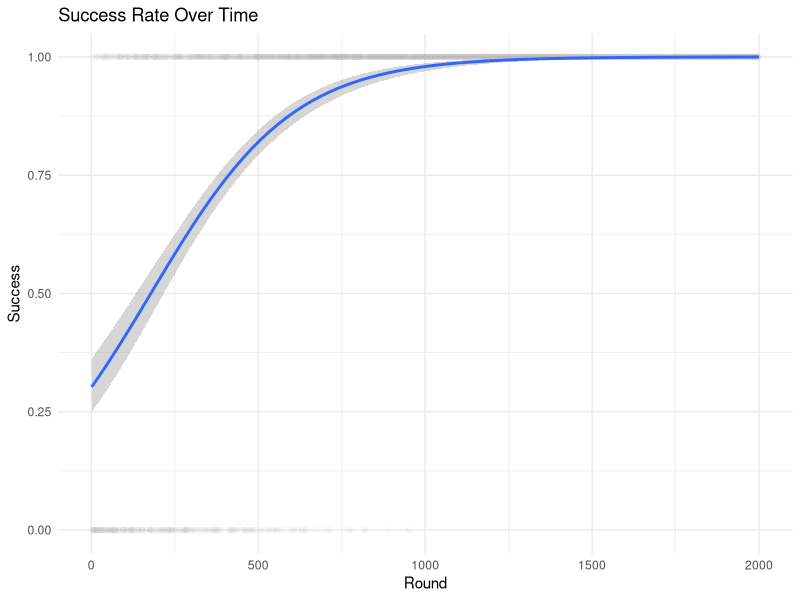
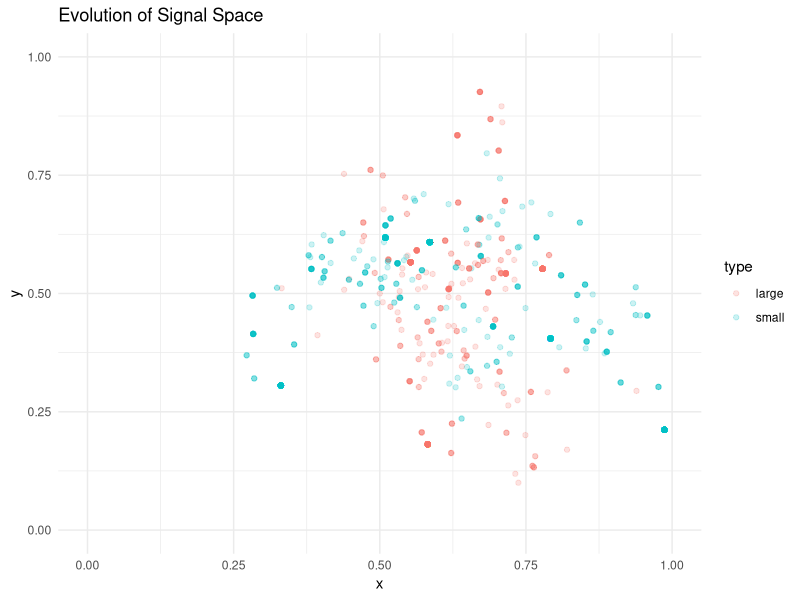
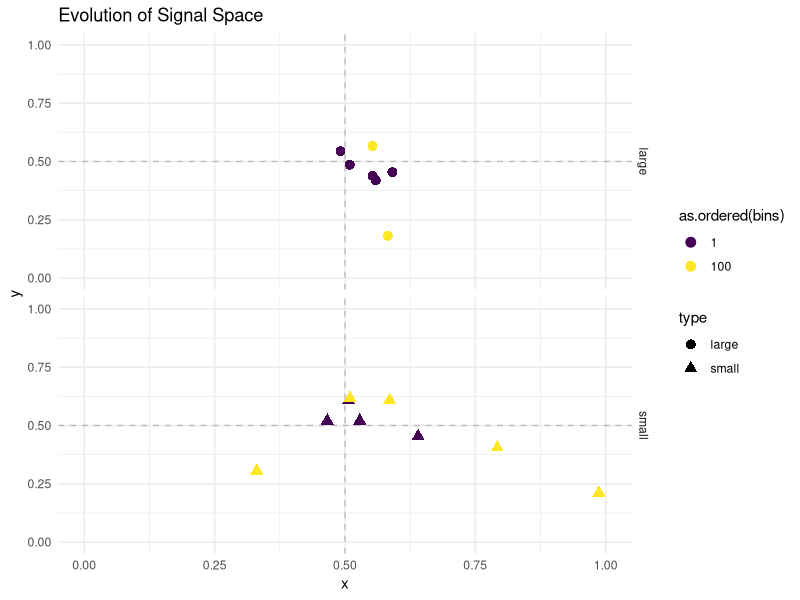
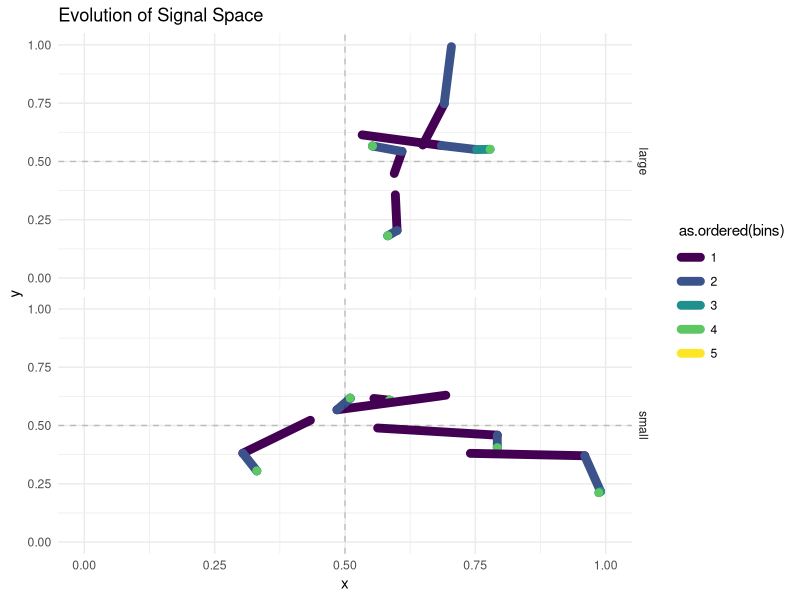

Recreate these plots in R, in order.
## ---- chunk 1

# libraries
library(dplyr)
library(ggplot2)

# seed
# set.seed(123)

## ---- chunk 2

# general parameters
n_referents <- 10
n_small <- 5
n_large <- 5
n_rounds <- 2000
drift_sd <- 0.05
learn_rate <- 0.01

# referent properties
referents <- tibble(
  id = 1:n_referents,
  type = c(rep("small", n_small), rep("large", n_large))
)

# initial signals
signals <- tibble(
  id = referents$id,
  x = rep(0.5, n_referents),
  y = rep(0.5, n_referents)
)

# initial learning status of referents (after training)
## each agent has initial probability ~ 0.5 ± noise (based on beta[2,2])
agentA_guess <- rbeta(n_referents, 2, 2)
agentB_guess <- rbeta(n_referents, 2, 2)
## ---- chunk 3

# distance-based ease function
## small referents easier near [0,0]
## large referents easier near [1,1]
## currently distance measures range from 0.014 (max distance), to 1 (min distance)
### NOTE: Discuss and justify distance function (maybe euclidean)
signal_ease <- function(sig, type) {
  target <- if (type == "small") c(0, 0) else c(1, 1)
  dist <- sqrt((sig[1] - target[1])^2 + (sig[2] - target[2])^2)
  ease <- exp(-3 * dist)   # sharp drop with distance
  ease
}


# interpretation probability
## final guess probability = previous guessing rate + signal fit (iconicity bias)
guess_probability <- function(agent_guess, signal_xy, ref_type) {
  ease <- signal_ease(signal_xy, ref_type)

  ## learned ability plus signal ease, capped at 1
  ## ease is reduced by a factor of 0.2 which represents the strength of iconicity affecting guessing
  p <- agent_guess + 0.2 * ease
  p[p > 1] <- 1. ## NOTE: really sloppy and should probably use a function that operates with logits or something
  p
}


# drift function
## adds gaussian drift to the signal 
apply_drift <- function(sig) {
  sig + rnorm(2, 0, drift_sd)
}

## ---- chunk 4

# set up tibble to populate
history <- tibble(
  t = integer(n_rounds),
  speaker = character(n_rounds),
  listener = character(n_rounds),
  referent = integer(n_rounds),
  type = character(n_rounds),
  success = integer(n_rounds),
  p_correct = numeric(n_rounds),
  signal_x = numeric(n_rounds),
  signal_y = numeric(n_rounds)
  )


# main for loop
for (t in 1:n_rounds) {

  ## speakers/listeners are taking turn
  if (t %% 2 == 1) {
    speaker <- "A"
    listener <- "B"
    speaker_guess <- agentA_guess
    listener_guess <- agentB_guess
  } else {
    speaker <- "B"
    listener <- "A"
    speaker_guess <- agentB_guess
    listener_guess <- agentA_guess
  }

  # randomly pick one referent
  r <- sample(1:n_referents, 1)
  r_type <- referents$type[r]

  # retrieve its signal
  sig <- signals %>% filter(id == r) %>% select(x, y) %>% as.numeric()

  # listener computes probability of correct guess
  p_correct <- guess_probability(listener_guess[r], sig, r_type)

  # actual outcome
  success <- rbinom(1, 1, p_correct)

  # learning: speaker improves signal association
  speaker_guess[r] <- speaker_guess[r] + learn_rate
  #if (speaker_guess[r] > 0.5) speaker_guess[r] <- 0.5  # cap learned component

  # listener also learns
  if (success == 1) {
    listener_guess[r] <- listener_guess[r] + learn_rate
    #if (listener_guess[r] > 0.5) listener_guess[r] <- 0.5
  }
  ## NOTE: have to think of the relationship between learning rate, producing the pair vs. hearing the pair, and successful vs. unsuccessful guessing. 

  # if the guess was successful, the signal does not need to change
  # if the guess was unsuccessful, the signal drifts
  if (success == 0) {
    new_sig <- apply_drift(sig)
    signals$x[r] <- new_sig[1]
    signals$y[r] <- new_sig[2]
  }

  # update guessing probability based on learning
  if (speaker == "A") {
    agentA_guess <- speaker_guess
    agentB_guess <- listener_guess
  } else {
    agentB_guess <- speaker_guess
    agentA_guess <- listener_guess
  }

  # log trials
  history$t[t] <- as.integer(t)
  history$speaker[t] <- as.character(speaker)
  history$listener[t] <- as.character(listener)
  history$referent[t] <- as.integer(r)
  history$type[t] <- as.character(r_type)
  history$success[t] <- as.integer(success)
  history$p_correct[t] <- as.numeric(p_correct)
  history$signal_x[t] <- as.numeric(signals$x[r])
  history$signal_y[t] <- as.numeric(signals$y[r])
}
## ---- chunk 5

# Success rate over time
ggplot(history, aes(t, success)) +
  geom_point(alpha = 0.01) +
  geom_smooth(method = "glm", method.args = list(family = "binomial"), se = TRUE) +
  labs(title = "Success Rate Over Time", y = "Success", x = "Round") +
  theme_minimal()

# Signal space 
ggplot(history, aes(signal_x, signal_y, color = type)) +
  geom_point(alpha = 0.2) +
  labs(title = "Evolution of Signal Space", x = "x", y = "y") +
  scale_x_continuous(limits = c(0,1)) + 
  scale_y_continuous(limits = c(0,1)) + 
  theme_minimal()

# Signal space t=1 vs. t=2000
history |> 
  mutate(bins = cut(t, breaks = 100, labels = FALSE)) |> 
  filter(bins %in% c(1,100)) |> 
  group_by(bins, referent, type) |> 
  summarise(signal_x = mean(signal_x),
            signal_y = mean(signal_y)) |> 
  ggplot(aes(signal_x, signal_y, color = as.ordered(bins), shape = type)) +
    geom_point(size = 3, alpha = 1) +
    geom_hline(yintercept = 0.5, lty = "dashed", alpha = 0.2) +
    geom_vline(xintercept = 0.5, lty = "dashed", alpha = 0.2) +
    labs(title = "Evolution of Signal Space", x = "x", y = "y") +
    facet_grid(type~.) +
    scale_x_continuous(limits = c(0,1)) + 
    scale_y_continuous(limits = c(0,1)) + 
    theme_minimal()


# Signal over time
history |> 
  mutate(bins = cut(t, breaks = 5, labels = FALSE)) |> 
  group_by(bins, referent, type) |> 
  summarise(signal_x = mean(signal_x),
            signal_y = mean(signal_y)) |> 
  ggplot(aes(signal_x, signal_y, color = as.ordered(bins), shape = type)) +
    geom_path(aes(group = referent),
            size = 3,
            lineend = "round",
            linejoin = "round")  +
    #geom_point(alpha = 1) +
    geom_hline(yintercept = 0.5, lty = "dashed", alpha = 0.2) +
    geom_vline(xintercept = 0.5, lty = "dashed", alpha = 0.2) +
    labs(title = "Evolution of Signal Space", x = "x", y = "y") +
    facet_grid(type~.) +
    scale_x_continuous(limits = c(0,1)) + 
    scale_y_continuous(limits = c(0,1)) + 
    theme_minimal()

